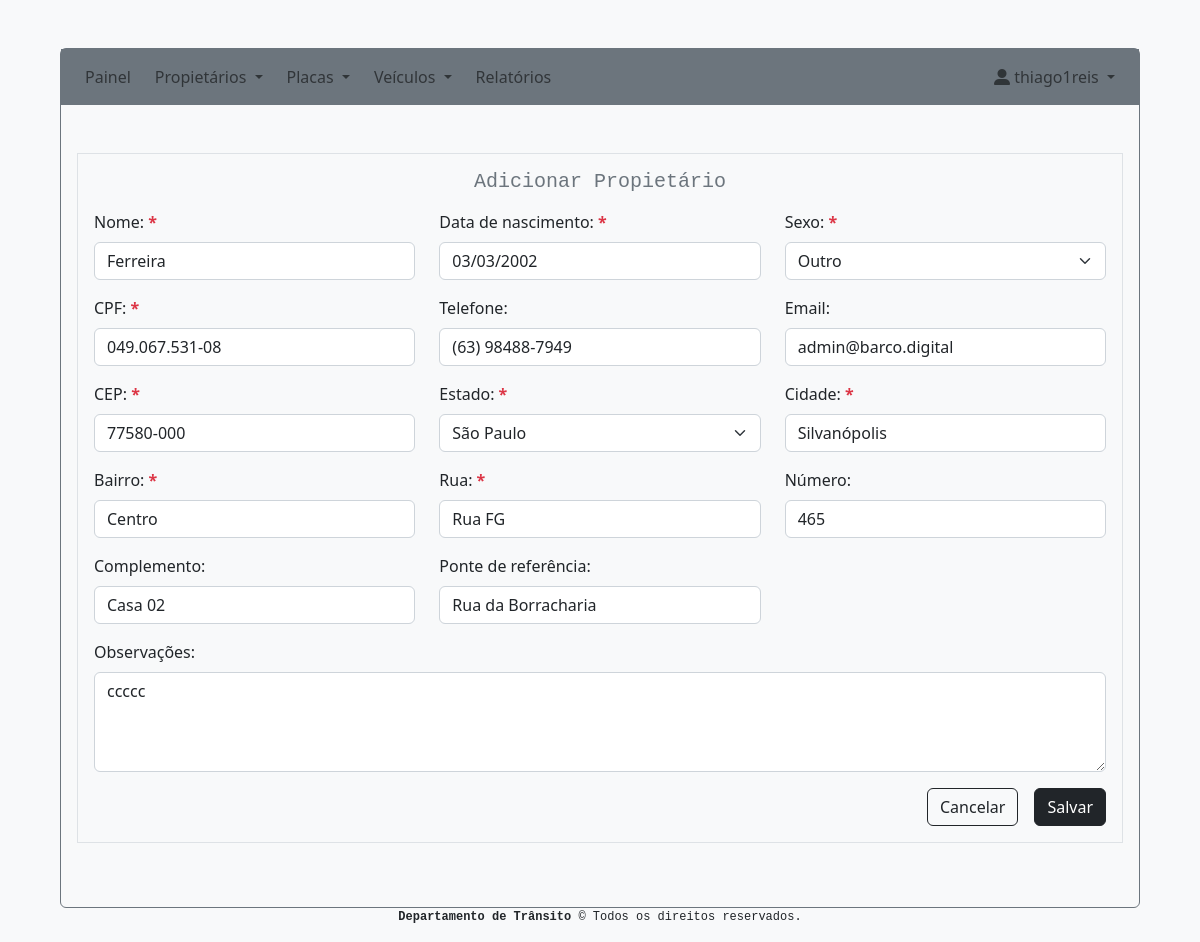
/sistema/propietario/editar/5 (signed in), run on the app's committed database.
### system/models.py (models this page shows, shortened)
class Owner(models.Model):
    SEX_CHOICES = [
        ('Feminino', 'Feminino'),
        ('Maculino', 'Maculino'),
        ('Outro', 'Outro')
    ]
    name = models.CharField(max_length=255)
    birth_date = models.DateField()
    sex = models.CharField(max_length=10, choices=SEX_CHOICES, blank=False, null=False)
    cpf = models.CharField(max_length=255)
    telephone = models.CharField(max_length=255, blank=True, null=True)
    email = models.EmailField(blank=True, null=True)
    zip_code = models.CharField(max_length=255)
    state = models.CharField(max_length=25, choices=STATE_CHOICES, blank=False, null=False)
    city = models.CharField(max_length=255)
    district = models.CharField(max_length=255)
    road = models.CharField(max_length=255)
    number = models.IntegerField(blank=True, null=True)
    complement = models.CharField(max_length=255, blank=True, null=True)
    reference_point = models.CharField(max_length=255, blank=True, null=True)
    comments = models.CharField(max_length=255, blank=True, null=True)
    created = models.DateTimeField('created', auto_now_add=True)
    modified = models.DateTimeField('modified', auto_now=True)

### system/views.py (the view)
# urls.py: path('propietario/editar/<int:owner_pk>', views.owner_edit, name='owner_edit'),
@login_required(login_url="/")
def owner_edit(request, owner_pk):
    owner = Owner.objects.get(pk=owner_pk)
    form = OwnerForm(request.POST or None, instance=owner)
    try:
        if request.POST:
            if form.is_valid():
                form.save()
                messages.success(request, 'Dados do propietário editado com sucesso!')
                return redirect('owner_index')
    except Exception as error:
        context = {
            'form': form,
            'owner': owner.id
        }
        messages.error(request, error)
        return render(request, 'system/owner_edit.html', context,)
    context = {
        'form': form,
        'owner': owner.id
    }
    return render(request, 'system/owner_edit.html', context,)

### system/templates/system/owner_edit.html (shortened to what this page needs)
{% extends 'base.html' %}
{% load crispy_forms_tags %}
{% block content %}
    <div class="border p-3 m-3">
        <form action="{% url 'owner_edit' owner %}" method="POST">
                <h5 class="font-monospace text-secondary text-center mb-3">Adicionar Propietário</h5>
                 <div class="row">
                    <div class="col-sm-4 mb-3">
                        <label for="nome" class="form-label">Nome: <span class="text-danger fw-bold">*</span></label>
                        {{ form.name|as_crispy_field }}
                    </div>
                    <div class="col-sm-4 mb-3">
                        <label for="nome" class="form-label">Data de nascimento: <span class="text-danger fw-bold">*</span></label>
                        {{ form.birth_date|as_crispy_field }}
                    </div>
                    <div class="col-sm-4 mb-3">
                        <label for="sex" class="form-label">Sexo: <span class="text-danger fw-bold">*</span></label><br>
                        {{ form.sex|as_crispy_field }}
                    </div>
                    <div class="col-sm-4 mb-3">
                        <label for="cpf" class="form-label">CPF: <span class="text-danger fw-bold">*</span></label>
                        {{ form.cpf|as_crispy_field }}
                    </div>
                    <div class="col-sm-4 mb-3">
                        <label for="telephone" class="form-label">Telefone:</label>
                        {{ form.telephone|as_crispy_field }}
                    </div>
                    <div class="col-sm-4 mb-3">
                        <label for="email" class="form-label">Email:</label>
                        {{ form.email|as_crispy_field }}
                    </div>
                    <div class="col-sm-4 mb-3">
                        <label for="zip_code" class="form-label">CEP: <span class="text-danger fw-bold">*</span></label>
                        {{ form.zip_code|as_crispy_field }}
                    </div>
                    <div class="col-sm-4 mb-3">
                        <label for="state" class="form-label">Estado: <span class="text-danger fw-bold">*</span></label>
                        {{ form.state|as_crispy_field }}
                    </div>
                    <div class="col-sm-4 mb-3">
                        <label for="city" class="form-label">Cidade: <span class="text-danger fw-bold">*</span></label>
                        {{ form.city|as_crispy_field }}
                    </div>
                    <div class="col-sm-4 mb-3">
                        <label for="district" class="form-label">Bairro: <span class="text-danger fw-bold">*</span></label>
                        {{ form.district|as_crispy_field }}
                    </div>
                    <div class="col-sm-4 mb-3">
                        <label for="road" class="form-label">Rua: <span class="text-danger fw-bold">*</span></label>
                        {{ form.road|as_crispy_field }}
                    </div>
                    <div class="col-sm-4 mb-3">
                        <label for="number" class="form-label">Número:</label>
                        {{ form.number|as_crispy_field }}
                    </div>
                    <div class="col-sm-4 mb-3">
                        <label for="complement" class="form-label">Complemento:</label>
                        {{ form.complement|as_crispy_field }}
                    </div>
                    <div class="col-sm-4 mb-3">
                        <label for="reference_point" class="form-label">Ponte de referência:</label>
                        {{ form.reference_point|as_crispy_field }}
                    </div>
                    <div class="col-sm-12 mb-3">
                        <label for="comments" class="form-label">Observações:</label>
                        {{ form.comments|as_crispy_field }}
                    </div>
                </div>
                <div class="d-grid gap-3 d-md-flex justify-content-md-end">
                    <a href="{% url 'owner_index' %}" class="btn btn-outline-dark ">Cancelar</a>
                    <button type="submit" class="btn btn-dark ">Salvar</button>
                </div>
        </form>
    </div>
{% endblock %}

### system/templates/menu.html (shortened to what this page needs)
<nav class="navbar navbar-expand-lg navbar-secondary bg-secondary mb-5 ">
    <div class="container-fluid">
        <div class="collapse navbar-collapse" id="navbarNavAltMarkup">
            {% if user.is_authenticated %}
                <ul class="navbar-nav me-auto mb-lg-0">
                    <li class="nav-item px-1">
                        <a class="nav-link" aria-current="page" href="{% url 'sistema' %}">Painel</a>
                    </li>
                    <li class="nav-item dropdown px-1">
                        <a class="nav-link dropdown-toggle" href="#" id="navbarDropdown" role="button" data-bs-toggle="dropdown" aria-expanded="false">
                            Propietários
                        </a>
                    </li>
                    <li class="nav-item dropdown px-1">
                        <a class="nav-link dropdown-toggle" href="#" id="navbarDropdown" role="button" data-bs-toggle="dropdown" aria-expanded="false">
                            Placas
                        </a>
                    </li>
                    <li class="nav-item dropdown px-1">
                        <a class="nav-link dropdown-toggle" href="#" id="navbarDropdown" role="button" data-bs-toggle="dropdown" aria-expanded="false">
                            Veículos
                        </a>
                    </li>
                    <li class="nav-item px-1">
                        <a class="nav-link" href="">Relatórios</a>
                    </li>
                </ul>
                <div class="d-flex">
                    <ul class="navbar-nav">
                    <li class="nav-item dropdown px-1">
                        <a class="nav-link dropdown-toggle" href="#" id="navbarDropdown" role="button" data-bs-toggle="dropdown" aria-expanded="false">
                            <i class="fa-solid fa-user-large"></i>
                            {{ user.get_username }}
                        </a>
                    </li>
                    </ul>
                </div>
            {% endif %}
        </div>
    </div>
</nav>

### data on the page
Owner: name "Ferreira", birth_date "03/03/2002", sex "Outro", cpf "049.067.531-08", telephone "(63) 98488-7949", email "admin@barco.digital", zip_code "77580-000", state "São Paulo", city "Silvanópolis", district "Centro", road "Rua FG", number "465", complement "Casa 02", reference_point "Rua da Borracharia", comments "ccccc"

### other printed values
{{ user.get_username }} "thiago1reis"
